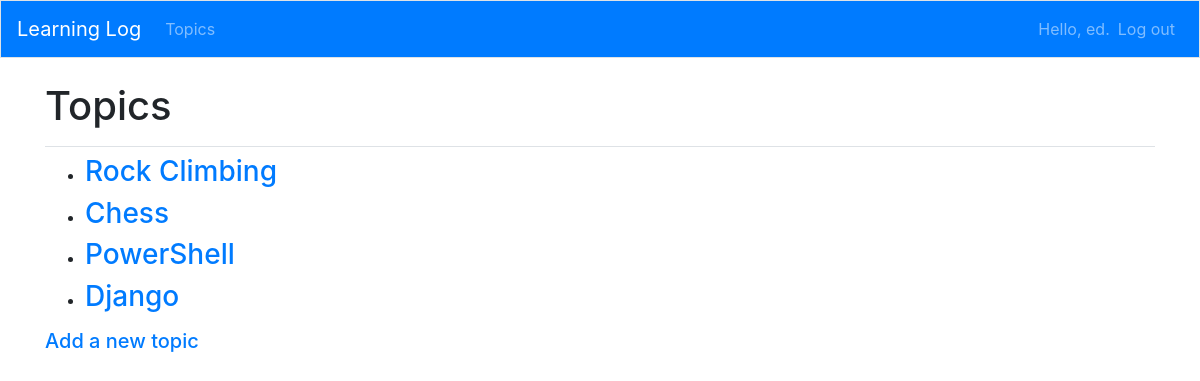
The app's page /topics/ (signed in) with its own data.
### learning_logs/models.py (models this page shows)
class Topic(models.Model):
    text = models.CharField(max_length=200)
    date_added = models.DateTimeField(auto_now_add=True)
    owner = models.ForeignKey(User, on_delete=models.CASCADE)
    def __str__(self):
        return self.text

### learning_logs/views.py (the view)
# urls.py: path('topics/', views.topics, name='topics'),
@login_required
def topics(request):
    topics = Topic.objects.filter(owner=request.user).order_by('date_added')
    context = {'topics':topics}
    return render(request, 'learning_logs/topics.html', context)

### learning_logs/templates/learning_logs/topics.html
{% extends "learning_logs/base.html" %}
{% block page_header %}
<h1>Topics</h1>
{% endblock page_header %}
{% block content %}
    <ul>
        {% for topic in topics %}
        <li><h3>
            <a href="{% url 'learning_logs:topic' topic.id %}">{{ topic }}</a>
        </h3></li>
        {% empty %}
        <li><h3>No topics have been added yet.</h3></li>
        {% endfor %}
    </ul>
    <h5><a href="{% url 'learning_logs:new_topic' %}">Add a new topic</a></h5>
{% endblock content %}

### learning_logs/templates/learning_logs/navbar.html (shortened to what this page needs)
<nav class="navbar navbar-expand-md navbar-dark bg-primary mb-4 border">
    <a class="navbar-brand" href="{% url 'learning_logs:index'%}">
        Learning Log</a>
      <div class="collapse navbar-collapse" id="navbarCollapse">
        <ul class="navbar-nav mr-auto">
            <li class="nav-item">
                <a class="nav-link" href="{% url 'learning_logs:topics'%}">
                    Topics</a></li>
            </ul>
            <ul class="navbar-nav ml-auto">
            {% if user.is_authenticated %}
             <li class="nav-item">
                <span class="navbar-text">Hello, {{ user.username }}.</span>
             </li>
             <li class="nav-item">
               <a class="nav-link" href="{% url 'users:logout' %}">Log out</a>
             </li>
           {% else %}
             <li class="nav-item">
               <a class="nav-link" href="{% url 'users:register' %}">Register</a>
             </li>
             <li class="nav-item">
               <a class="nav-link" href="{% url 'users:login' %}">Log in</a></li>
           {% endif %}
         </ul>
        </div>
    </nav>

### records on screen
Topic: text "Rock Climbing"
Topic: text "Chess"
Topic: text "PowerShell"
Topic: text "Django"

### other values on screen
{{ user.username }} "ed"
